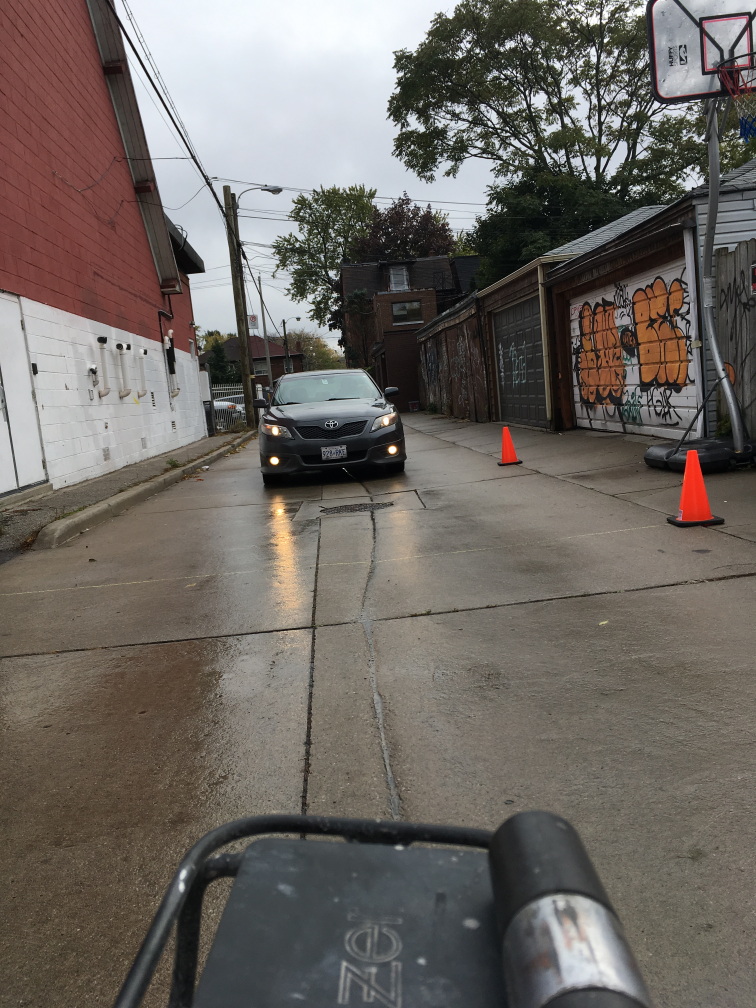
#> input picture CMS/New/video/iPhone SE_ Rear Facing Camera [28-Oct-2018]/10_Portrait.JPG, 3024 x 4032 px, given in place of SpeedTest2_Landscape.mov, which was not available (shown at 1/4 size)
$ python custom_acc.py
#> lines starting #> are read from the running program, lines starting #| are printed output that depends on the picture; pictures that were not available may be replaced by others from this repository, and a replacement may not be noted
### CMS/New/crop_video.py
def crop(video, desired_w, desired_h):
    if (video.get(3) < desired_w and video.get(4) < desired_h):
        new_w_start = 0
        new_w_end = int(video.get(3))
        new_h_start = 0
        new_h_end = int(video.get(4))

    elif (video.get(3) < desired_w):
        new_h_start = int((video.get(4) - desired_h) / 2)
        new_h_end = int(video.get(4) - new_h_start)
        new_w_start = 0
        new_w_end = int(video.get(3))

    elif (video.get(4) < desired_h):
        new_h_start = 0
        new_h_end = int(video.get(4))
        new_w_start = int((video.get(3) - desired_w) / 2)
        new_w_end = int(video.get(3) - new_w_start)

    else:
        new_w_start = int((video.get(3) - desired_w) / 2)
        new_w_end = int(video.get(3) - new_w_start)
        new_h_start = int((video.get(4) - desired_h) / 2)
        new_h_end = int(video.get(4) - new_h_start)

    return new_w_start, new_w_end, new_h_start, new_h_end

### CMS/New/custom_acc.py
import math as m
import statistics as st
import time

import cv2
import matplotlib.pyplot as plt
import numpy as np

# import customs scripts
from crop_video import crop

carCascade = cv2.CascadeClassifier('myhaar.xml')
# [4 lines of commented-out code are left out]
video = cv2.VideoCapture('video/SpeedTest2_Landscape.mov')

desired_w = 450
desired_h = 400
# out = cv2.VideoWriter('output.avi', -1, 20.0, (desired_w, desired_h))

# calculate momentary time to collision
def momentary_ttc(w1, w2, time):
    ttc = time / ((w2 / w1) - 1)
    return ttc


# calculate acceleration adjusted time to collision
# def accel_ttc():

# detect vehicles using Haar cascade classifier
def detect_vehicles(grey_img, scaleFactor, minNeighbors):
    # detectMultiScale(image[, scaleFactor[, minNeighbors[, flags[, minSize[, maxSize]]]]])
    detected_vehicles = carCascade.detectMultiScale(grey_img, scaleFactor, minNeighbors)

    return detected_vehicles


def acceleration_ttc(tm1, tm2, time, C):
    ttc = tm2 * ((1 - m.sqrt(1 - 2 * C)) / C)

    return ttc


# def tracker():

def read_video():
    t_a = 0
    frameRate = video.get(5)
    red = (0, 0, 255)
    # blue = (255, 0, 0)
    green = (0, 255, 0)

    currentCarID = 0

    carTracker = {}
    width1 = {}
    width2 = {}
    time1 = {}
    time2 = {}
    # momentary time to collision
    t_m1 = {}
    t_m2 = {}

    new_w_start, new_w_end, new_h_start, new_h_end = crop(video, desired_w, desired_h)

    tmp = 5
    frameCounter = 0
    # read video
    while True:
        rc, image = video.read()
#> image is the input picture: shape (4032, 3024, 3); mean B, G, R 98.4, 103.6, 109.7
        if type(image) == type(None):
            break

        # crop image
        cropped = image[new_h_start:new_h_end, new_w_start:new_w_end]
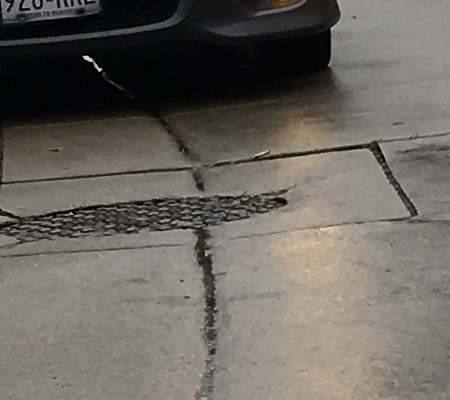
#> cropped: shape (400, 450, 3); mean B, G, R 95, 102.2, 106.9
        if(t_a):
            cv2.putText(cropped, 'TTC: ' + str(int(t_a)) + ' s.', (20, 40), cv2.FONT_HERSHEY_SIMPLEX, 0.75,
                        (0, 0, 255), 3)
        # convert to grey scale image
        grey = cv2.cvtColor(cropped, cv2.COLOR_BGR2GRAY)
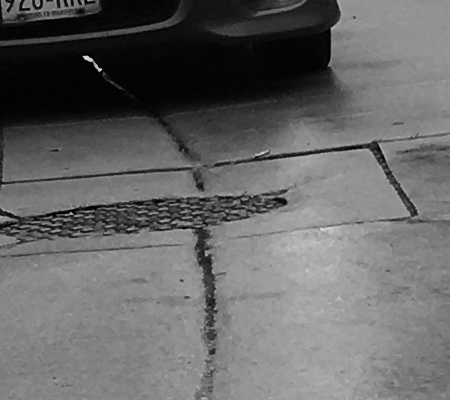
#> grey: shape (400, 450); min 0, max 221, mean 102.8

        # detect vehicles every x frame as defined by me
        if (frameCounter % tmp == 0):
            cars = detect_vehicles(grey, 1.15, 15)
#> in detect_vehicles, `detected_vehicles = carCascade.detectMultiScale(grey_img, scaleFactor,..`: detected_vehicles = ()
#> cars = ()
            #
            for (_x, _y, _w, _h) in cars:
                x_obj = int(_x)
                y_obj = int(_y)
                w_obj = int(_w)
                h_obj = int(_h)
                cv2.rectangle(cropped, (x_obj, y_obj), (x_obj + w_obj, y_obj + h_obj), green, 2)
                # print("detected car {}".format((_x, _y, _w, _h)))

                delta_x_obj = x_obj + 0.5 * w_obj
                delta_y_obj = y_obj + 0.5 * h_obj

                matchCarID = None

                # iterate through trackers
                for tracked_id in carTracker:
                    trackedPosition = carTracker[tracked_id].update(cropped)

                    x_t, y_t, w_t, h_t = trackedPosition[1]

                    delta_x_t = x_t + 0.5 * w_t
                    delta_y_t = y_t + 0.5 * h_t
                    # print("tracked car {}".format(trackedPosition[1]))
                    # if condition is true, detected object already have tracker
                    if ((x_t <= delta_x_obj <= (x_t + w_t)) and
                            (y_t <= delta_y_obj <= (y_t + h_t)) and
                            (x_obj <= delta_x_t <= (x_obj + w_obj)) and
                            (y_obj <= delta_y_t <= (y_obj + h_obj))):
                        matchCarID = tracked_id

                if (matchCarID) is None:
                    bbox = (x_obj, y_obj, w_obj, h_obj)
                    if ((bbox[0] + bbox[2] < (desired_w / 2)) and
                            (bbox[1] < (desired_h / 4))):  # and bbox[0] > 70:
                        tracker = cv2.TrackerMedianFlow_create()
                        tracker.init(cropped, bbox)
                        carTracker[currentCarID] = tracker
                        # previous_location[currentCarID] = bbox

                        # width1[currentCarID] = bbox[2]
                        width1[currentCarID] = w_obj
                        # get time at which car is being tracked
                        # time1[currentCarID] = time.time()
                        time1[currentCarID] = frameCounter / frameRate
                        currentCarID = currentCarID + 1
#> this loop made 0 passes
#> after the loop, carTracker = 0 items; currentCarID = 0; time1 = 0 items; width1 = 0 items

                        # cv2.rectangle(cropped, (bbox[0], bbox[1]), (bbox[0] + bbox[2], bbox[1] + bbox[3]), red, 2)


                # print("Added tracker {}".format(bbox))
                # cv2.rectangle(cropped, (bbox[0], bbox[1]), (bbox[0] + bbox[2], bbox[1] + bbox[3]), red, 2)

        if (frameCounter % 15 == 0):
            for tracked_id in carTracker:
                trackedPosition = carTracker[tracked_id].update(cropped)
                x_t, y_t, w_t, h_t = trackedPosition[1]

                cv2.rectangle(cropped, (int(x_t), int(y_t)), (int(x_t + w_t), int(y_t + h_t)), red, 2)

                width2[tracked_id] = w_t
                # time2[tracked_id] = time.time()
                time2[tracked_id] = frameCounter / frameRate
                delta_t = time2[tracked_id] - time1[tracked_id]

                # [6 lines of commented-out code are left out]

                if (width1[tracked_id] != width2[tracked_id] and width1[tracked_id] != 0):
                    t = momentary_ttc(width1[tracked_id], width2[tracked_id], delta_t)
                    t_m2[tracked_id] = t
                    if (tracked_id in t_m1 and tracked_id in t_m2 and t_m1[tracked_id] is not None and t_m2[
                        tracked_id] is not None):
                        C = ((t_m2[tracked_id] - t_m1[tracked_id]) / delta_t) + 1
                        if (t_m1[tracked_id] is not None and t_m2[tracked_id] is not None and C < 0):
                            # print(t_m2[tracked_id])
                            # print(t_m1[tracked_id])
                            t_a = acceleration_ttc(t_m1[tracked_id], t_m2[tracked_id], delta_t, C)
                            # print("at frame {f} calculates t_a = {t}".format(f=frameCounter, t=t_a))
                            if(t_a >0 ):
                                print("Car ID is: {track}, the following is t_m, t_a and current frame".format(track=tracked_id))
                                print(t_m2[tracked_id])
                                print(t_a)
                                print(frameCounter)
                            # print("at frame {f} calculates t_m = {t}".format(f=frameCounter, t=t_m2[tracked_id]))

                        else:
                            t_a = t
                        # print("TTC for {_id} is {time}".format(_id = tracked_id,
                        #										time = t))
                        cv2.putText(cropped, 'TTC: ' + str(int(t_a)) + ' s.', (20, 40), cv2.FONT_HERSHEY_SIMPLEX, 0.75,
                                    (0, 0, 255), 3)
                else:
                    t_m2[tracked_id] = None

                # update values
                width1[tracked_id] = width2[tracked_id]
                time1[tracked_id] = time2[tracked_id]

                t_m1[tracked_id] = t_m2[tracked_id]
#> after the loop, t_m1 = 0 items; t_m2 = 0 items; time2 = 0 items; width2 = 0 items

        frameCounter = frameCounter + 1
        # wait for esc to terminate
        if cv2.waitKey(33) == 27:
#> (key Esc is pressed here)
            break
        cv2.imshow('image', cropped)
    # close all open
    cv2.destroyAllWindows()


time1 = time.time()
read_video()
time2 = time.time()

# print(time2 - time1)

$ run again, on CMS/New/video/iPhone SE_ Rear Facing Camera [28-Oct-2018]/10m_Landscape.JPG
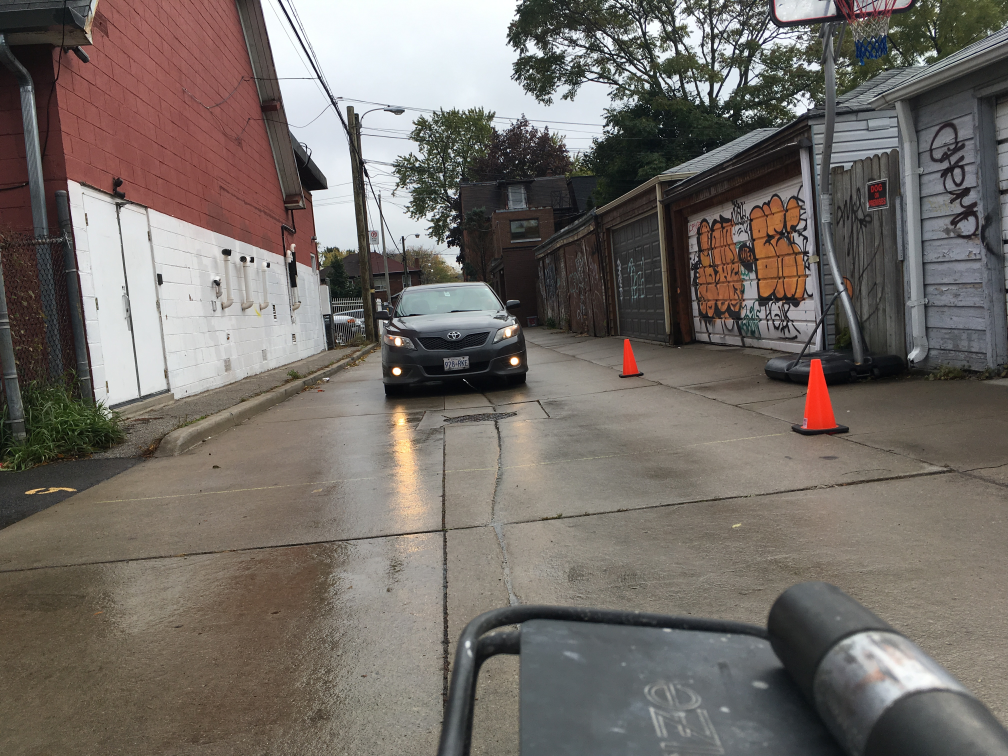
#> input picture CMS/New/video/iPhone SE_ Rear Facing Camera [28-Oct-2018]/10m_Landscape.JPG, 4032 x 3024 px, given in place of SpeedTest2_Landscape.mov, which was not available (shown at 1/4 size)
#> in read_video, image is the input picture: shape (3024, 4032, 3); mean B, G, R 102.9, 108.4, 115.1
#> in read_video, `cropped = image[new_h_start:new_h_end, new_w_start:new_w_end]`:
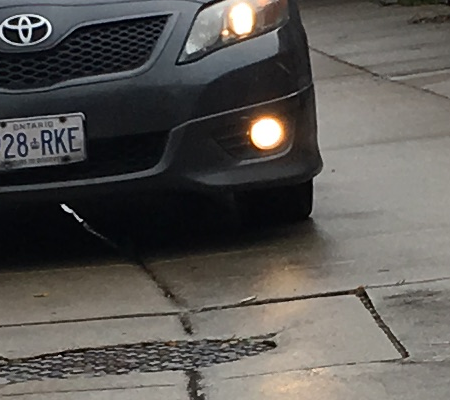
#> cropped: shape (400, 450, 3); mean B, G, R 84.7, 88.2, 90.9
#> in read_video, `grey = cv2.cvtColor(cropped, cv2.COLOR_BGR2GRAY)`:
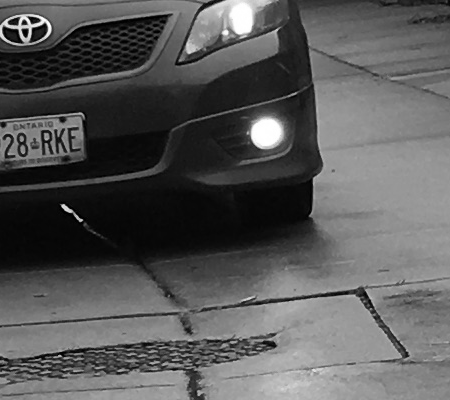
#> grey: shape (400, 450); min 0, max 255, mean 88.5
#> detected_vehicles = ()
#> after the loop in read_video, `for (_x, _y, _w, _h) in cars:`: carTracker = 0 items; currentCarID = 0; time1 = 0 items

$ run again, on CMS/New/video/iPhone SE_ Rear Facing Camera [28-Oct-2018]/15m_Landscape.JPG
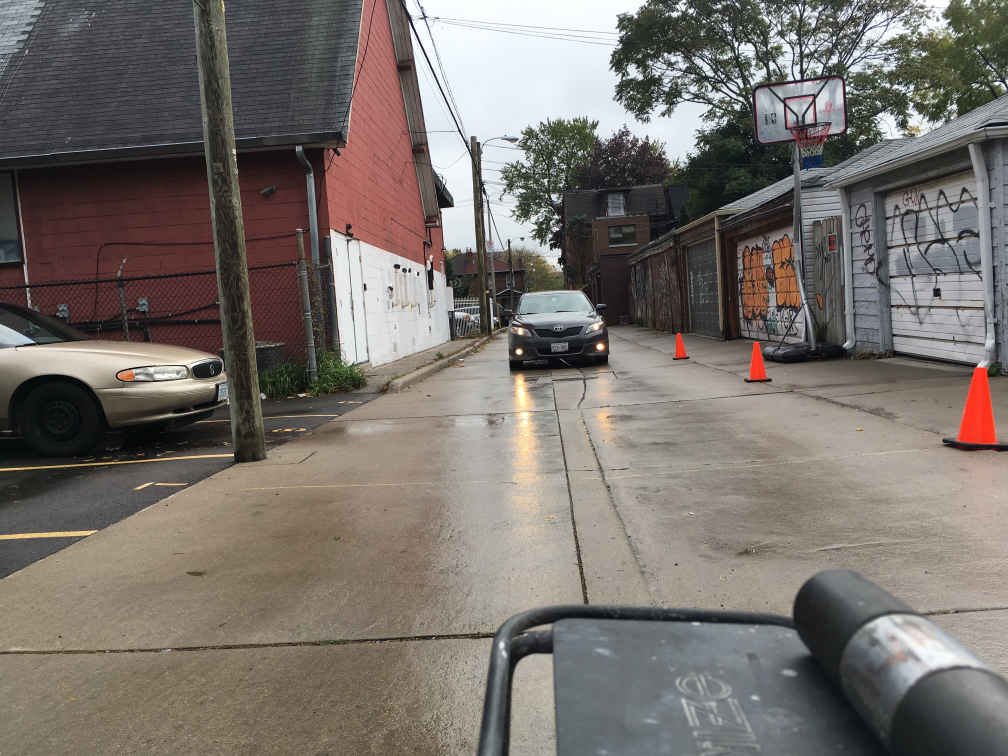
#> input picture CMS/New/video/iPhone SE_ Rear Facing Camera [28-Oct-2018]/15m_Landscape.JPG, 4032 x 3024 px, given in place of SpeedTest2_Landscape.mov, which was not available (shown at 1/4 size)
#> in read_video, image is the input picture: shape (3024, 4032, 3); mean B, G, R 107.8, 113.3, 120
#> in read_video, `cropped = image[new_h_start:new_h_end, new_w_start:new_w_end]`:
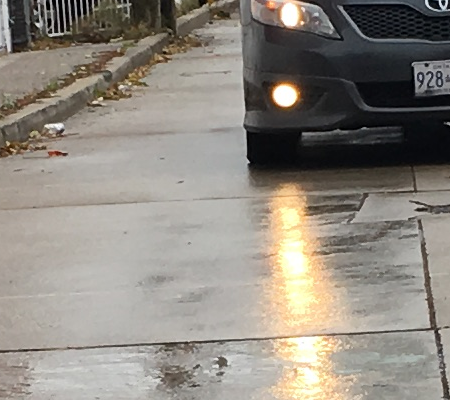
#> cropped: shape (400, 450, 3); mean B, G, R 127.6, 136.2, 142
#> in read_video, `grey = cv2.cvtColor(cropped, cv2.COLOR_BGR2GRAY)`:
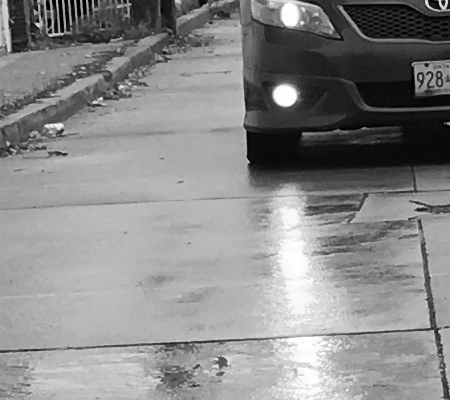
#> grey: shape (400, 450); min 0, max 255, mean 136.9
#> detected_vehicles = ()
#> after the loop in read_video, `for (_x, _y, _w, _h) in cars:`: carTracker = 0 items; currentCarID = 0; time1 = 0 items

$ run again, on CMS/New/video/iPhone SE_ Rear Facing Camera [28-Oct-2018]/15m_Portrait.JPG
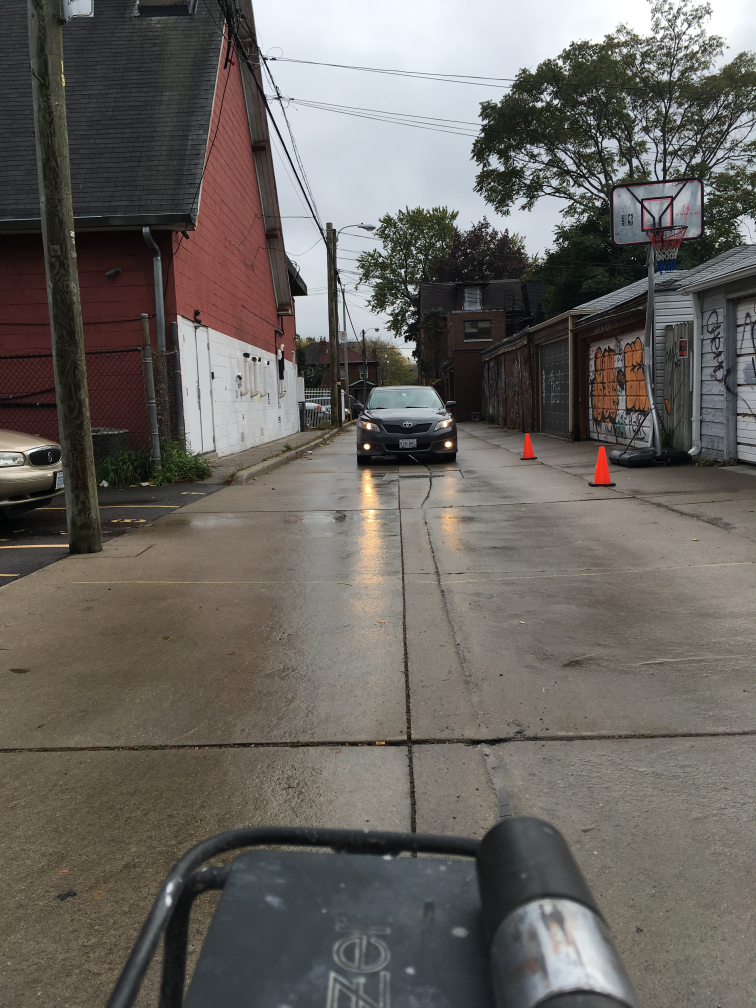
#> input picture CMS/New/video/iPhone SE_ Rear Facing Camera [28-Oct-2018]/15m_Portrait.JPG, 3024 x 4032 px, given in place of SpeedTest2_Landscape.mov, which was not available (shown at 1/4 size)
#> in read_video, image is the input picture: shape (4032, 3024, 3); mean B, G, R 96, 100.7, 104.5
#> in read_video, `cropped = image[new_h_start:new_h_end, new_w_start:new_w_end]`:
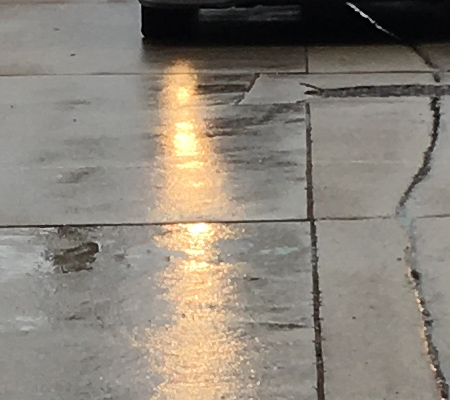
#> cropped: shape (400, 450, 3); mean B, G, R 120.8, 130.9, 137.7
#> in read_video, `grey = cv2.cvtColor(cropped, cv2.COLOR_BGR2GRAY)`:
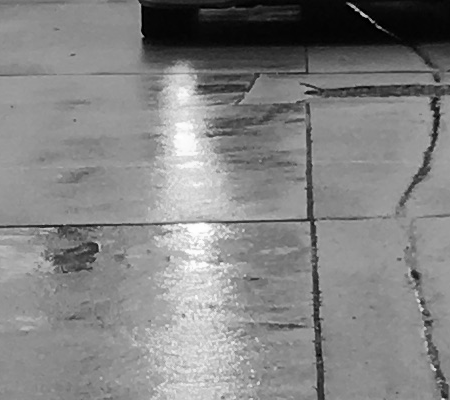
#> grey: shape (400, 450); min 0, max 255, mean 131.8
#> detected_vehicles = ()
#> after the loop in read_video, `for (_x, _y, _w, _h) in cars:`: carTracker = 0 items; currentCarID = 0; time1 = 0 items
